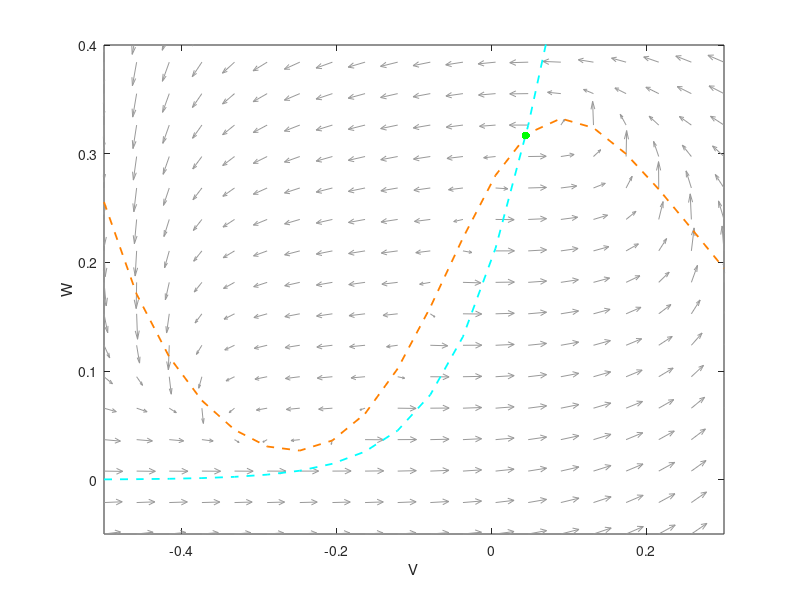

Write the MATLAB code that produced this figure. (Note: this script raises an error after producing the figure.)

clear all
clc

%% problem setting
gca = 1;
gk = 2;
gl = 0.5;
Eca = 1;
Ek = -0.7;
El = -0.5;
phi = 1/3;
Iapp = 0.1;
V1 = -0.01;
V2 = 0.15;
V3 = 0.1;
V4 = 0.145;

minf = @(V) 1/2 * (1 + tanh((V-V1)/(V2)));
winf = @(V) 1/2 * (1 + tanh((V-V3)/(V4)));
tau = @(V) (cosh((V-V3)/(2*V4)))^(-1);
Ica = @(V) gca*minf(V).*(V-Eca);
Il = @(V) gl*(V-El);

f = @(t,Y) [-gca*minf(Y(1))*(Y(1)-Eca)-gk*Y(2)*(Y(1)-Ek)-gl*(Y(1)-El)+Iapp;...
    phi*(winf(Y(1))-Y(2))/tau(Y(1))];

y1 = linspace(-0.5,0.3,20);
y2 = linspace(-0.05,0.5,20);
[x,y] = meshgrid(y1,y2);

u = zeros(size(x));
v = zeros(size(x));

%% plot vectorial field through "quiver"
t=0; 
for i = 1:numel(x)
    Yprime = f(t,[x(i); y(i)]);
    u(i) = Yprime(1);
    v(i) = Yprime(2);
end
u = u./(sqrt(u.^2+v.^2));
v = v./(sqrt(u.^2+v.^2));
q = quiver(x,y,u,v,0.5,'color',[0.6 0.6 0.6], 'LineWidth',0.4);
figure(gcf)
xlabel('V')
ylabel('W')

hold on
W_nullocline = winf(y1);
plot(y1,W_nullocline,'c--', 'LineWidth',1.3);

hold on
V_nullocline = (Iapp-Ica(y1)-Il(y1))./(gk.*(y1-Ek));
plot(y1,V_nullocline,'r--','color', [1 .5 0], 'LineWidth',1.3);

xlabel('V')
ylabel('W')
xlim([-0.5,0.3])
ylim([-0.05,0.40])

%% fixed point with Newton
f = @(Y) [-gca*minf(Y(1))*(Y(1)-Eca)-gk*Y(2)*(Y(1)-Ek)-gl*(Y(1)-El)+Iapp;...
    phi*(winf(Y(1))-Y(2))/tau(Y(1))];

h1 = @(x) tanh((x-V1)./(V2));
h2 = @(x) (1./V2) * (1-(tanh((x-V1)./(V2))).^2);
h3 = @(x) tanh((x-V3)./(V4));
h4 = @(x) (1./V4) * (1-(tanh((x-V3)./(V4))).^2);

c = @(x) cosh( (x-V3)./(2*V4) );
s = @(x) (1./(2*V4)) * sinh( (x-V3)./(2*V4) );

J1 = @(Y) -gca*(1/2*h2(Y(1)))*(Y(1)-Eca)-gca*(1/2+1/2*h1(Y(1)))-gk*Y(2)-gl;
J2 = @(Y) -gk*(Y(1)-Ek);
J3 = @(Y) phi.*(1/2*h4(Y(1))*c(Y(1))+(1/2+1/2*h3(Y(1))-Y(2))*s(Y(1)));
J4 = @(Y) -phi./tau(Y(1));
Jf = @(Y) [J1(Y),J2(Y);J3(Y),J4(Y)];

tol = 1e-10;
y0 = [0.05;0.03];
e1 = y0;
delta = -Jf(e1)\f(e1);
while norm(delta,inf)>tol
    e1 = e1+delta;
    delta = -Jf(e1)\f(e1);
end 
e1 = e1+delta
hold on
scatter(e1(1),e1(2),'g','filled', 'LineWidth',1.2)
eigvalues_e1 = eig(Jf(e1))

%% Draw some orbits
f = @(t,Y) [-gca*minf(Y(1))*(Y(1)-Eca)-gk*Y(2)*(Y(1)-Ek)-gl*(Y(1)-El)+Iapp;...
    phi*(winf(Y(1))-Y(2))/tau(Y(1))];

y0 = [0.005;0.29];
options.InitialStep = 0.001;
[tout1,yout1] = rk5(f, [0,100], y0, options);
hold on
scatter(0.005,0.29,'r','filled')
hold on
plot(yout1(:,1),yout1(:,2),'r',1.8);
hold on
plot(yout1(5000:200:6000,1),yout1(5000:200:6000,2),'r',1.3)
xlim([-0.5,0.3])
ylim([-0.05,0.5])

y0 = [-0.12;0.4];
options.InitialStep = 0.001;
[tout2,yout2] = rk5(f, [0,100], y0, options);
hold on
scatter(-0.12,0.4,'k','filled')
hold on
plot(yout2(:,1),yout2(:,2),'k',1.2);
hold on
plot(yout2(1:100:1000,1),yout2(1:100:1000,2),'k',1);
xlim([-0.5,0.3])
ylim([-0.05,0.5])

legend('vectorial field', 'W nullocline', 'V nullocline', 'equilibrium', 'Location', 'northwest')

%% PLOT t-V
figure
plot(tout1, yout1(:,1),'r','LineWidth',1.2);
hold on 
plot(tout2, yout2(:,1),'k','LineWidth',1.2);
legend('V1','V2')
title('Time-Potential plot of the orbit')
xlabel('t')
ylabel('V (potential)')

%% PLOT t-W
figure
plot(tout1, yout1(:,2),'r','LineWidth',1.2);
hold on 
plot(tout2, yout2(:,2),'k','LineWidth',1.2);
legend('W1','W2')
title('Time-W plot of the orbit')
xlabel('t')
ylabel('W')
